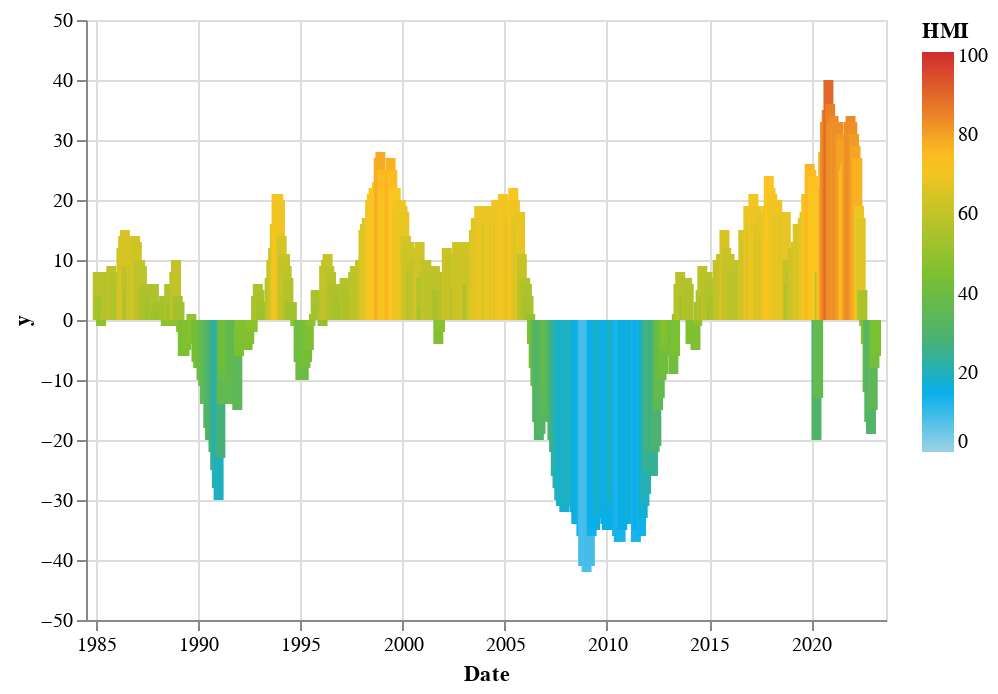

Here is the notebook cell this chart was saved with:
### Code cell
# Create the bar chart
bar_chart = alt.Chart(wrangled).mark_bar().encode(
    x='Date:T',
    y=alt.Y('y:Q', scale=alt.Scale(domain=[-50, 50])),
    # y=alt.Y('y:Q', axis=alt.Axis(values=tick_values, labels=tick_labels)),  # chokes on labels in # or str
    color=alt.Color('HMI:Q', scale=altair_gradient)
).transform_calculate(
    y='datum.HMI - 50'
)

bar_chart.display()

### Figure 1 — Vega-Lite specification as saved in the notebook (floating-point values rounded to 4 significant figures; data arrays with more than 128 entries replaced by an {"elided": "..."} marker saying what was removed)
{"config": {"view": {"continuousWidth": 400, "continuousHeight": 300}}, "data": {"name": "data-e618f3d19b9ef1843228202fe2678bb3"}, "mark": "bar", "encoding": {"color": {"field": "HMI", "scale": {"domain": {"elided": "1000 float values"}, "range": {"elided": "1000 str values"}}, "type": "quantitative"}, "x": {"field": "Date", "type": "temporal"}, "y": {"field": "y", "scale": {"domain": [-50, 50]}, "type": "quantitative"}}, "transform": [{"calculate": "datum.HMI - 50", "as": "y"}], "$schema": "https://vega.github.io/schema/vega-lite/v4.17.0.json", "datasets": {"data-e618f3d19b9ef1843228202fe2678bb3": {"elided": "459 records"}}}
